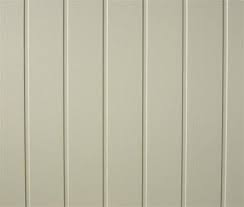
#> input picture ExampleCode/img.jpg, 244 x 207 px
$ python test1.py
#> lines starting #> are read from the running program, lines starting #| are printed output that depends on the picture; after the words box and inside, x2 and y2 are one past the last pixel; in counts of white or black regions, pixels touching at a corner belong together
import cv2
import numpy as np

def to_hsl(img):
    return cv2.cvtColor(img, cv2.COLOR_BGR2HLS)

#isolerer hvit fra HSL
def isolate_white_hsl(img):
    low = np.array([0,200,0], dtype=np.uint8)
    high = np.array([190,255,255], dtype=np.uint8)

    white_mask = cv2.inRange(img, low, high)

    return white_mask

#setter sammen orginal og hvitt bilde
def merge_white_original(img, hsl_white):

    return cv2.bitwise_and(img,img,mask=hsl_white)

#legger sammen bildene
def filter_img(img):
    hsl_img = to_hsl(img)
    hsl_white = isolate_white_hsl(hsl_img)

    return merge_white_original(img, hsl_white)

image = cv2.imread("img.jpg")
#> image is the input picture: shape (207, 244, 3); mean B, G, R 164.5, 184.6, 187.3

new_img = filter_img(image)
#> in to_hsl, `return cv2.cvtColor(img, cv2.COLOR_BGR2HLS)`: returned value: shape (207, 244, 3); mean of channels 0, 1, 2 26.4, 176.1, 37.7
#> in isolate_white_hsl, `white_mask = cv2.inRange(img, low, high)`:
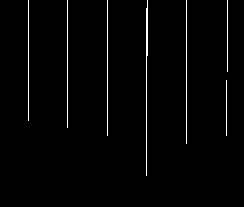
#> white_mask: shape (207, 244); 1.7% white in thin lines or dots, all inside (x1, y1, x2, y2) = (28, 0, 228, 176)
gray = cv2.cvtColor(new_img, cv2.COLOR_BGR2GRAY)
blur = cv2.GaussianBlur(gray,(5,5),0)
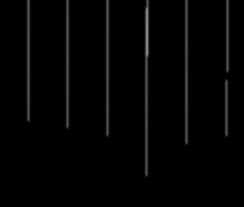
#> blur: shape (207, 244); min 0, max 131, mean 3.8

#ret,thresh = cv2.threshold(blur,60,255,cv2.THRESH_BINARY_INV)

mask = cv2.erode(blur, None, iterations=2)

mask = cv2.dilate(mask, None, iterations=2)
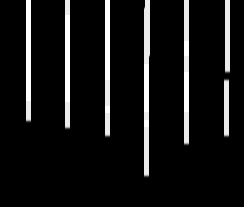
#> mask: shape (207, 244); min 0, max 14, mean 1.12; drawn with min black and max white

#mask = cv2.bitwise_not(mask)

#contours,hierarchy = cv2.findContours(mask.copy(), 1, cv2.CHAIN_APPROX_NONE)[-2:]

cv2.imwrite("new.jpg", new_img)
